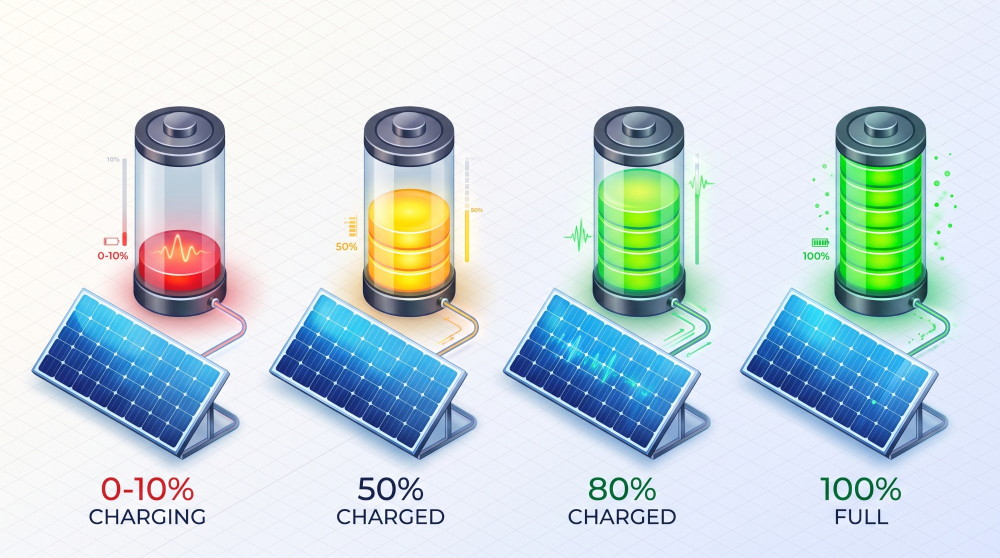
#> input picture design/assets/battery-states.jpg, 2000 x 1116 px, found by its file name (shown at 1/2 size)
$ python build_battery_art.py design/assets/battery-states.jpg public/battery
#> lines starting #> are read from the running program, lines starting #| are printed output that depends on the picture; after the words box and inside, x2 and y2 are one past the last pixel; in counts of white or black regions, pixels touching at a corner belong together
# Build the live battery artwork for the Power system panel from the 100% tile of
# design/assets/battery-states.jpg. One fixed frame (shell + solar panel) plus the cell stack as
# separate layers in green / amber / red, all on the same canvas, so only the lit cells change.
# Usage: .venv/bin/python tools/art/build_battery_art.py design/assets/battery-states.jpg public/battery
# Writes the layers to apps/web/public/battery and the clip geometry to apps/web/src/views/hud/battery-art.json.
import json, sys
import numpy as np
from PIL import Image
from scipy import ndimage

src, out = sys.argv[1], sys.argv[2]
X0, Y0, X1, Y1 = 1453, 200, 1935, 950           # the 100% tile in the source image
a = np.asarray(Image.open(src).convert('RGB').crop((X0, Y0, X1, Y1))).astype(float)
H, W = a.shape[:2]
#> H = 750; W = 482
r, g, b = a[..., 0], a[..., 1], a[..., 2]
mn, mx = a.min(2), a.max(2); sat = mx - mn
yy, xx = np.mgrid[0:H, 0:W]

# --- background removal (unblend from the light grid background), as in slice_battery.py
light = mn > 150
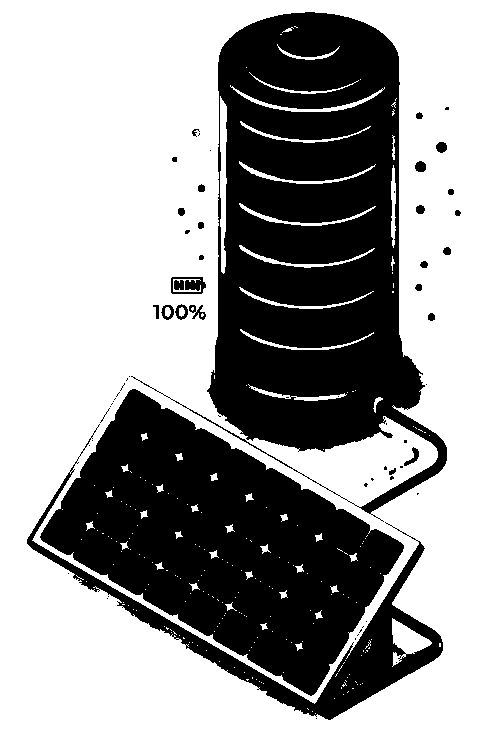
#> light: shape (750, 482) bool; 61% white; 66 black regions (39 under 20 px), largest, box (x1, y1, x2, y2) and area: (131, 12, 447, 522) 73265, (40, 389, 404, 696) 54801, (27, 424, 443, 720) 11089
lab, n = ndimage.label(light)
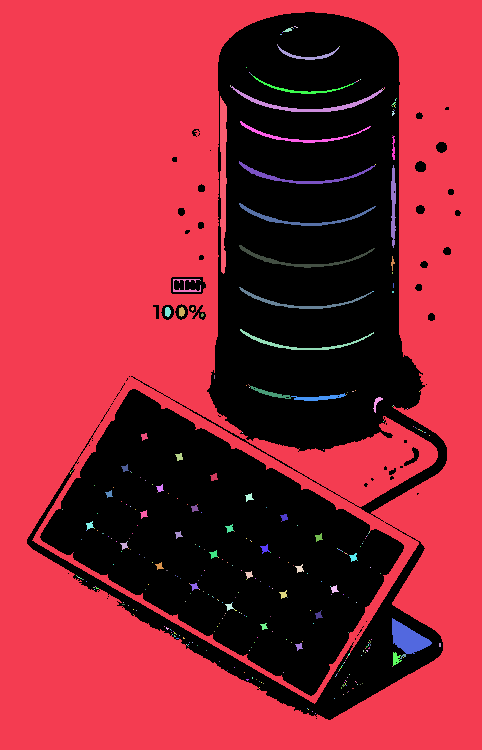
#> lab: shape (750, 482) int32; 362 distinct labels, from 0 to 361; one colour per label, 0 black
#> n = 361
border = set(np.unique(np.concatenate([lab[0], lab[-1], lab[:, 0], lab[:, -1]]))) - {0}
#> border = 1 item
outer = np.isin(lab, list(border))
#> outer: shape (750, 482) bool; 58.9% white; 60 black regions (34 under 20 px), largest, box (x1, y1, x2, y2) and area: (131, 12, 447, 522) 78449, (40, 389, 404, 696) 56017, (27, 424, 443, 720) 12114
w = (outer & (sat < 20)).astype(float)
#> w: shape (750, 482) float64; values 0 (black) and 1 (white), 18.1% white; 768 white regions (731 under 20 px), largest, box (x1, y1, x2, y2) and area: (0, 0, 372, 306) 56877, (393, 34, 447, 136) 1837, (401, 110, 451, 185) 1058
bg = np.where(ndimage.gaussian_filter(w, 30) > 1e-3, ndimage.gaussian_filter(mn * w, 30) / np.maximum(ndimage.gaussian_filter(w, 30), 1e-3), 244)
bg = np.maximum(bg, 200)
al = np.clip((bg - mn) / (bg - 55), 0, 1)
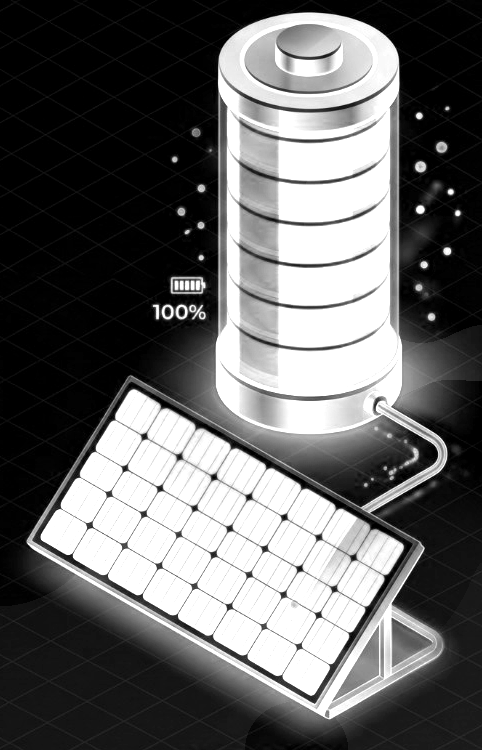
#> al: shape (750, 482) float64; min 0, max 1, mean 0.397
al = np.where(sat < 25, np.clip((al - 0.12) / 0.88, 0, 1), al)
sizes = ndimage.sum(np.ones_like(mn), lab, index=np.arange(n + 1))
#> sizes = 362 values, max 212854 at index 1, min 1 at index 6, mean 998.6
interior = light & ~outer & (sizes[lab] > 2500) & (sat < 35)
#> interior: shape (750, 482) bool; every value is 0
glow = ndimage.binary_dilation(outer, iterations=18) & (sat > 45) & (mx > 170) & ~outer
#> glow: shape (750, 482) bool; 8.2% white; 424 white regions (383 under 20 px), largest, box (x1, y1, x2, y2) and area: (65, 389, 404, 654) 8256, (381, 93, 399, 352) 4009, (218, 93, 237, 352) 3897
obj = ~(outer & (sat < 25) & (al < 0.35))
#> obj: shape (750, 482) bool; 65.6% white; 509 black regions (476 under 20 px), largest, box (x1, y1, x2, y2) and area: (0, 0, 482, 705) 120623, (378, 539, 412, 596) 206, (437, 424, 466, 446) 202
al = np.where((ndimage.distance_transform_edt(~obj) > 24) & (sat < 40), 0, al)
alpha = np.where(outer | interior | glow, al, 1.0)
alpha = np.where(interior, np.maximum(alpha, 0.18), alpha)
alpha = ndimage.gaussian_filter(alpha, 0.7)
col = np.where(alpha[..., None] > 0.02, (a - (1 - alpha[..., None]) * bg[..., None]) / np.maximum(alpha[..., None], 0.02), 0)
col = np.clip(col, 0, 255)

# --- the cell stack inside the glass
green = (g > r + 40) & (g > b + 25)
#> green: shape (750, 482) bool; 14.5% white; 37 white regions (6 under 20 px), largest, box (x1, y1, x2, y2) and area: (221, 107, 396, 392) 42442, (193, 341, 420, 469) 4788, (396, 339, 433, 416) 1615
box = (xx >= 222) & (xx <= 394) & (yy >= 100) & (yy <= 392)
fill = ndimage.binary_fill_holes(ndimage.binary_closing(green & box, structure=np.ones((11, 3))))
#> fill: shape (750, 482) bool; 11.9% white; 1 white region, box (x1, y1, x2, y2) and area: (222, 107, 395, 392) 43042
fill = ndimage.binary_opening(fill, iterations=1) & box
#> fill: shape (750, 482) bool; 11.9% white; 1 white region, box (x1, y1, x2, y2) and area: (222, 107, 395, 392) 43035
fillA = ndimage.gaussian_filter(fill.astype(float), 0.8)

# --- shell: unlit cells as dim glass segments, every other green accent made neutral
lum = (0.3 * col[..., 0] + 0.59 * col[..., 1] + 0.11 * col[..., 2])[..., None]
grey = np.repeat(lum, 3, axis=2)
gacc = ((col[..., 1] > col[..., 0] + 30) & (col[..., 1] > col[..., 2] + 20)) & ~fill
#> gacc: shape (750, 482) bool; 5.2% white; 120 white regions (86 under 20 px), largest, box (x1, y1, x2, y2) and area: (164, 320, 420, 482) 9340, (394, 318, 453, 423) 3897, (365, 404, 445, 511) 865
# small green specks (particles, the "100%" label and icon) above the panel go away
glab, gn = ndimage.label(ndimage.binary_dilation(gacc, iterations=2))
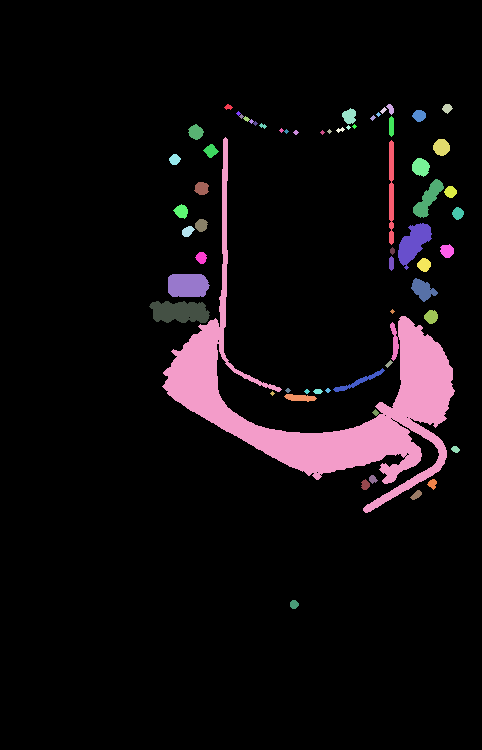
#> glab: shape (750, 482) int32; 65 distinct labels, from 0 to 64; one colour per label, 0 black
#> gn = 64
gsz = ndimage.sum(np.ones_like(mn), glab, index=np.arange(gn + 1))
#> gsz = 65 values, max 334699 at index 0, min 13 at index 7, mean 5561.5
speck = gacc & (gsz[glab] < 900) & (yy < 520)
#> speck: shape (750, 482) bool; 0.97% white; 86 white regions (58 under 20 px), largest, box (x1, y1, x2, y2) and area: (170, 276, 208, 295) 662, (400, 225, 430, 264) 595, (415, 181, 442, 216) 307
label_zone = (xx < 215) & (yy > 240) & (yy < 340)       # the "100%" readout left of the battery
shell = col.copy(); sa = alpha.copy()
shell[gacc] = grey[gacc] * 0.85 + 20                    # cable: neutral metal
#> shell: shape (750, 482, 3) float64; mean R, G, B 44.5, 104.4, 115
solid = alpha > 0.9
#> solid: shape (750, 482) bool; 35.2% white; 93 white regions (84 under 20 px), largest, box (x1, y1, x2, y2) and area: (216, 13, 409, 434) 67781, (42, 390, 402, 695) 53720, (29, 544, 424, 718) 5091
sa[gacc & ~solid] = 0                                    # green glow: removed (the page draws a live glow)
sa[ndimage.binary_dilation(speck | (label_zone & gacc), iterations=4) & ~(solid & ~gacc & ~(label_zone))] = 0
sa[outer & (sat < 30) & (alpha < 0.6) & ~gacc] = 0         # grey drop-shadow haze on the old background
ghost = grey * 0.42 + np.array([18, 24, 30])            # dark cool glass with the cell relief
shell = shell * (1 - fillA[..., None]) + ghost * fillA[..., None]
sa = sa * (1 - fillA) + 0.55 * fillA

def rgba(c, al):
    return Image.fromarray(np.dstack([np.clip(c, 0, 255), np.clip(al, 0, 1) * 255]).astype(np.uint8))

base = rgba(shell, sa)
bbox = base.getchannel('A').point(lambda v: 255 if v > 20 else 0).getbbox()
#> bbox = (25, 12, 463, 750)
cx0, cy0, cx1, cy1 = bbox
#> cx0 = 25; cy0 = 12; cx1 = 463; cy1 = 750
scale = 340 / (cy1 - cy0)
#> scale = 0.461
size = (round((cx1 - cx0) * scale), 340)
#> size = (202, 340)
base.crop(bbox).resize(size, Image.LANCZOS).save(f'{out}/art-base.webp', quality=86, method=6)
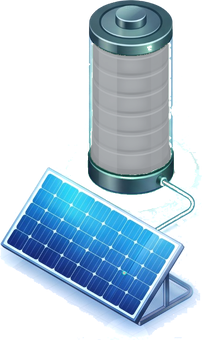
#> saved as art-base.webp: PIL image 202x340 RGBA; mean R, G, B, A 35.8, 69, 89.6, 97; transparent parts drawn white

# --- fill layers: green is the original; amber and red map the cells' brightness onto a colour ramp
L = lum[..., 0]; lo, hi = np.percentile(L[fill], 2), np.percentile(L[fill], 99.5)
#> after `lo, hi = (np.percentile(L[fill], 2), np.percentile(L[fill], 99.5))`: lo = 91.17; hi = 239.8
t = np.clip((L - lo) / (hi - lo), 0, 1)[..., None]
def ramp(stops):
    xs = np.array([p for p, _ in stops]); cs = np.array([c for _, c in stops], float)
    return np.stack([np.interp(t[..., 0], xs, cs[:, k]) for k in range(3)], axis=2)
#> returned value: shape (750, 482, 3) float64
layers = {
    'green': col,
    'amber': ramp([(0, (70, 30, 0)), (0.45, (235, 120, 0)), (0.75, (255, 190, 40)), (1, (255, 246, 205))]),
    'red': ramp([(0, (60, 0, 4)), (0.45, (215, 30, 24)), (0.75, (255, 84, 60)), (1, (255, 215, 200))]),
}
#> in ramp (call 2), `xs = np.array([p for p, _ in stops])`: xs = [0, 0.45, 0.75, 1]
#> in ramp (call 2), `cs = np.array([c for _, c in stops], float)`: cs = [[60, 0, 4], [215, 30, 24], [255, 84, 60], [255, 215, 200]]
#> in ramp (call 2), `return np.stack([np.interp(t[..., 0], xs, cs[:, k]) for k in range(3)]..`:
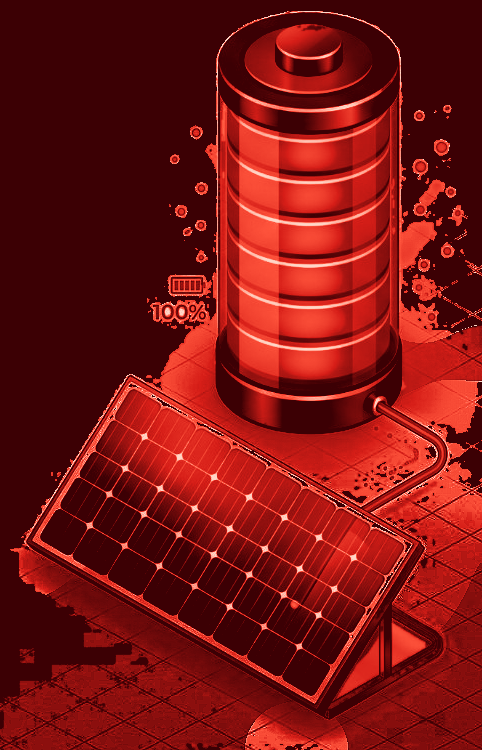
#> returned value: shape (750, 482, 3) float64; mean of channels 0, 1, 2 123.1, 18.9, 17.3; drawn as R, G, B
for name, c in layers.items():
    rgba(c, fillA).crop(bbox).resize(size, Image.LANCZOS).save(f'{out}/art-fill-{name}.webp', quality=88, method=6)
#> this loop made 3 passes
#> name on passes 1 to 3: 'green', 'amber', 'red'
#> pass 2, `rgba(c, fillA).crop(bbox).resize(size, Image.LANCZOS).save(f'{out}/art..`:
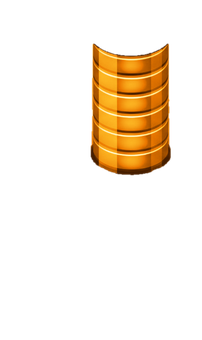
#> saved as art-fill-amber.webp: PIL image 202x340 RGBA; mean R, G, B, A 29.7, 17.5, 2.6, 33.9; transparent parts drawn white

# --- geometry for the live clip, in the output pixel space
seps = [140, 182, 224, 265, 307, 348]                   # separator lines at the stack centre (x = 308)
geo = {
    'width': size[0], 'height': size[1],
    'cx': round((308 - cx0) * scale, 2), 'rx': round(92 * scale, 2), 'sag': round(46 * scale, 2),
    'seps': [round((y - cy0) * scale, 2) for y in seps],
    'left': round((218 - cx0) * scale, 2), 'right': round((398 - cx0) * scale, 2),
    'bottom': round((396 - cy0) * scale, 2), 'glowY': round((372 - cy0) * scale, 2),
}
json.dump(geo, open('apps/web/src/views/hud/battery-art.json', 'w'), indent=1)
print(geo)
#| {'width': 202, 'height': 340, 'cx': 130.38, 'rx': 42.38, 'sag': 21.19, 'seps': [58.97, 78.32, 97.67, 116.56, 135.91, 154.8], 'left': 88.92, 'right': 171.84, 'bottom': 176.91, 'glowY': 165.85}
